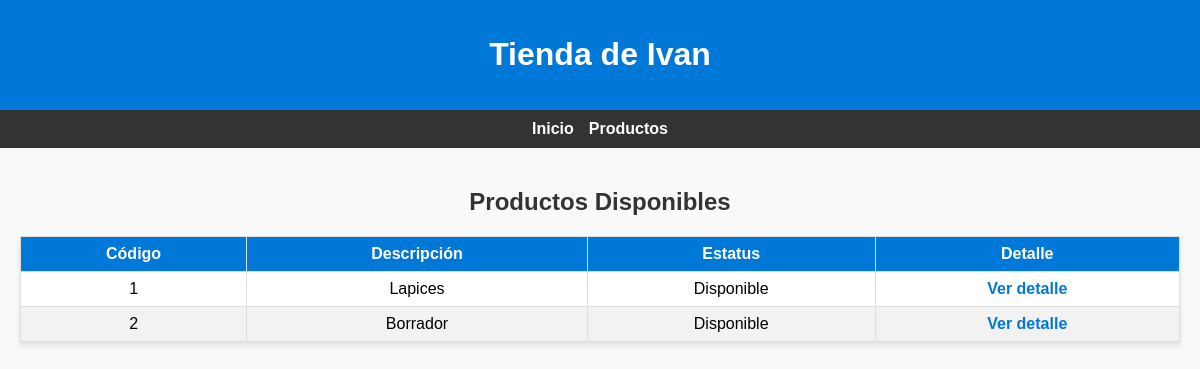
/Productos/, run on an earlier commit of the app's database.
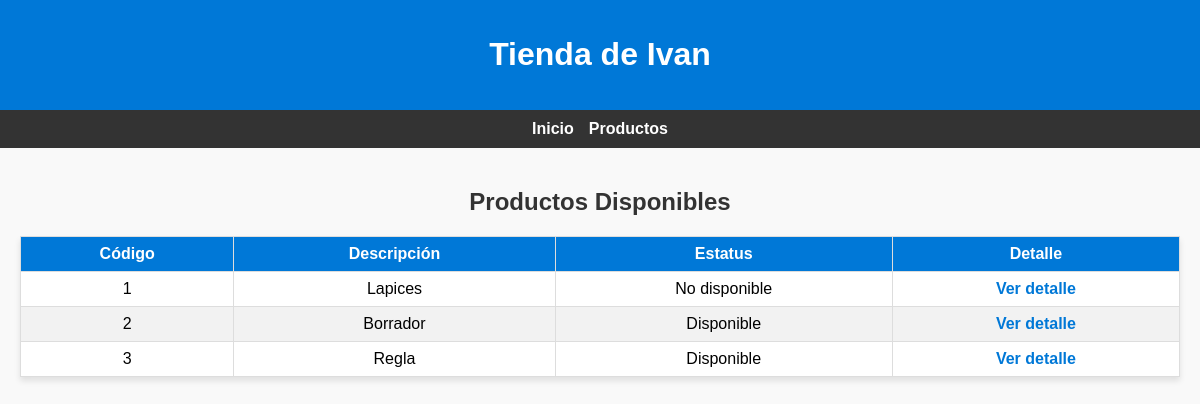
And on a later commit of the database.
### productosapp/models.py (models this page shows)
class products(models.Model):
    codigoProducto = models.IntegerField()
    descripcionProducto = models.CharField(max_length=255)
    estatus = models.BooleanField()

### productosapp/views.py (the view)
# urls.py: path('Productos/', views.Productos, name='Productos'),  # This will match the URL '/principal/'
def Productos(request):
    misProductos = products.objects.all().values()
    template = loader.get_template("bProductos.html")
    context = {
        'misProductos': misProductos,
    }
    return HttpResponse(template.render(context, request))

### productosapp/templates/bProductos.html (shortened to what this page needs)
<!DOCTYPE html>
<html lang="es">
<head>
    {% load static %}
    <link rel="stylesheet" href="{% static 'css/productos.css' %}">
</head>
<body>
    <header>
        <h1>Tienda de Ivan</h1>
    </header>
    <nav>
        <a href="/">Inicio</a>
        <a href="/Productos">Productos</a>
    </nav>
    <div class="container">
        <h2>Productos Disponibles</h2>
        <table>
            <thead>
                <tr>
                    <th>Código</th>
                    <th>Descripción</th>
                    <th>Estatus</th>
                    <th>Detalle</th>
                </tr>
            </thead>
            <tbody>
                {% for x in misProductos %}
                <tr>
                    <td>{{ x.codigoProducto }}</td>
                    <td>{{ x.descripcionProducto }}</td>
                    <td>
                        {% if x.estatus %}
                            Disponible
                        {% else %}
                            No disponible
                        {% endif %}
                    </td>
                    <td class="detalle-link">
                        <a href="ProductoDetalle/{{ x.codigoProducto }}">Ver detalle</a>
                    </td>
                </tr>
                {% endfor %}
            </tbody>
        </table>
    </div>
</body>
</html>

### productosapp/static/css/productos.css (style rules this page uses)
body { font-family: Arial, sans-serif; margin: 0; padding: 0; background-color: #f9f9f9; }
header { background-color: #0078D7; color: white; padding: 15px 0; text-align: center; }
nav { background-color: #333; color: white; display: flex; justify-content: center; gap: 15px; padding: 10px 0; }
nav a { color: white; text-decoration: none; font-weight: bold; }
.container { padding: 20px; }
h2 { color: #333; text-align: center; }
table { width: 100%; border-collapse: collapse; margin: 20px 0; background: white; box-shadow: 0 4px 6px rgba(0, 0, 0, 0.1); }
table th, table td { border: 1px solid #ddd; padding: 8px; text-align: center; }
table th { background-color: #0078D7; color: white; font-weight: bold; }
table tr:nth-child(even) { background-color: #f2f2f2; }
.detalle-link a { color: #0078D7; text-decoration: none; font-weight: bold; }

What changed in the data, as far as the page shows it:
changed products "Lapices": estatus "Disponible" → "No disponible"
added products: codigoProducto "3", descripcionProducto "Regla", estatus "Disponible"
